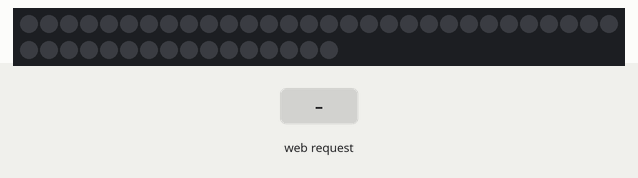
Simulated run of this program. Board: ESP8266 (NodeMCU). Parts: 46 RGB LEDs in strip order, left to right, continuing on the next row. Inputs (shaded band) come from the test bench. WiFi joins after 1.5 s; servers stay silent unless stated; what the program prints to the serial monitor is not drawn.

Above: at 2.7 s.
2.8 s: HTTP request GET /grad1 received
At 3.34 s:
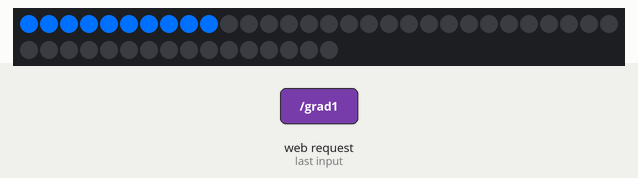
4.7 s: HTTP request GET /form?gora=on received
At 7.4 s:
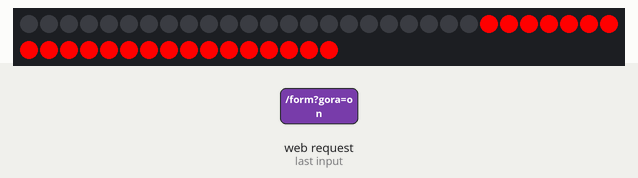
7.7 s: HTTP request GET /blue received
At 8.24 s:
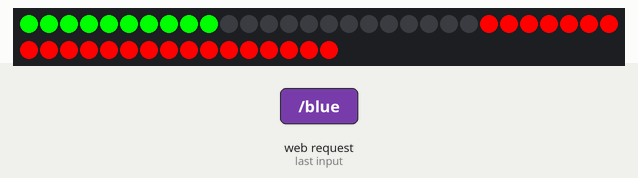
9.6 s: HTTP request GET /form?dol=on received
At 11.7 s:
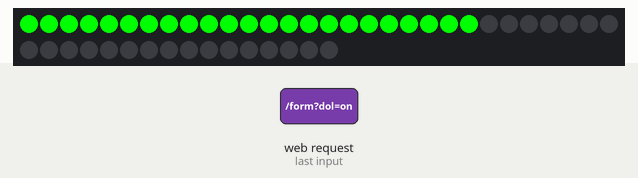
11.9 s: HTTP request GET /grad2 received
At 12.44 s:
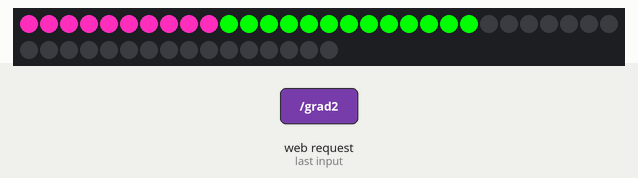
13.8 s: HTTP request GET /red received
At 16.9 s:
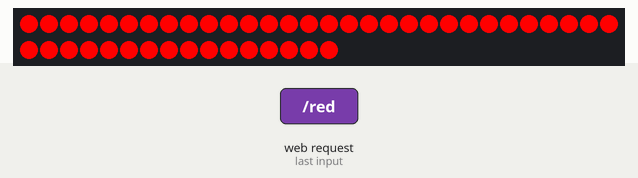

The program:

main.cpp
```cpp
#include <Arduino.h>
#include <ESP8266WiFi.h>
#include <ESP8266WebServer.h>
#include <Adafruit_NeoPixel.h>

#define LED_PIN 5
#define LED_COUNT 46

const char *ssid = "YOUR_SSID";
const char *pass = "YOUR_PASSWORD";

ESP8266WebServer server(80);

unsigned long wait = 1000;
unsigned long now = 0, diff = 0;

uint8_t r = 0;
uint8_t g = 0;
uint8_t b = 0;
long firstPixelHue = 0;
int pixelHue;
bool rainbow_enable = false;
Adafruit_NeoPixel strip(LED_COUNT, LED_PIN, NEO_GRB + NEO_KHZ800);

String header;
String setcolor = "#ffffff";

//Strona główna, wyświetlana po połączeniu się z urządzeniem
const char MAIN_page[] PROGMEM = R"=====(
  <!DOCTYPE HTML>
  <html lang="en">
  <head>
    <meta charset="utf-8" />
    <meta http-equiv="X-UA-Compatible" content="IE=edge,chrome=1" />
    <meta name="viewport" content="width=device-width, initial-scale=1.0">
    <title>LED CONTROLLER</title>
    <link href="https://fonts.googleapis.com/css?family=Lato:400,900&subset=latin-ext" rel="stylesheet">
    <link href="https://fonts.googleapis.com/icon?family=Material+Icons" rel="stylesheet">
    <style>

     body {
      background: linear-gradient(90deg, rgba(232,20,20,1) 0%, rgba(5,255,112,1) 100%);
      }

      button {
      width: 60px;
      height: 60px;
      font-size: 15px;
      margin: 5px;
      border-radius: 30px;
      -webkit-transition-duration: 0.4s; /* Safari */
      transition-duration: 0.2s;
      cursor: pointer;
      text-align: city center;
      font-family: 'Lato', sans-serif;
      font-weight: bold;
      outline:none;
      border: none;
      color:white;  }

      #container {
      max-width: 310px;
      margin: auto;
      margin-top: 100px;
      background-color: #BDB7AA;
      border: 2px solid #AAB0BD;
      border-radius: 15px;
      padding: 5px;
      padding-top: 20px;
      padding-bottom: 20px;
      margin-top: 20px;
      }

      #off {
      background-color: black;
      color: white; }
      #off:hover {
      background-color: white;
      border: 2px solid black;
      color: black; }

      #red {  background-color: #FF191B;  }
      #red:hover {
      background-color: white;
      border: 2px solid #FF191B;
      color: black; }


      #grad1 {  background-image: linear-gradient(0deg, rgba(232,20,20,1) 0%, 		    rgba(0,255,112,1) 100%);  }
      #grad1:hover {
      background-color: white;
      border: 2px solid #FFFFFF;
      color: black; }

      #grad2{background-image:linear-gradient(0deg, rgba(34,193,195,1) 0%, rgba(253,187,45,1) 100%);}
      #grad2:hover {
      background-color: white;
      border: 2px solid #FFFFFF;
      color: black; }

      #grad3{background-image:linear-gradient(0deg, rgba(115,3,192,1) 0%, rgba(236,56,188,1) 100%);}
      #grad3:hover {
      background-color: white;
      border: 2px solid #FFFFFF;
      color: black; }

      #green {  background-color: #288F00;  }
      #green:hover {
      background-color: white;
      border: 2px solid #288F00;
      color: black; }

      #blue { background-color: #122B9C;  }
      #blue:hover {
      background-color: white;
      border: 2px solid #122B9C;
      color: black; }

      #rainbow {
      background-image: linear-gradient(to right, red,orange,yellow,green,blue,indigo,violet);
      animation:slidebg 5s linear infinite;
      font-size: 10px;
      }

    .function {
      background-color: #5A6170;
      font-size: 10px;  }
    .function:hover {
      background-color: white;
      border: 2px solid #5A6170;
      color: black;
      font-size: 10px;  }

      @keyframes slidebg {
  to {
    background-position:10vw;
  }
}
    </style>
  </head>
  <body>
  <div id="container">
    <a href="red"><button id="red">R</button></a>
    <a href="green"><button id="green">G</button></a>
    <a href="blue"><button id="blue">B</button></a>
    <a href="off"><button id="off"><i class="material-icons">lightbulb_outline</i></button></a>
    <div style="clear : both"></div>
    <p>
     <a href="rainbow"><button id="rainbow"></button></a>
    <a href="grad1"><button id="grad1"></button></a>
    <a href="grad2"><button id="grad2"></button></a>
    <a href="grad3"><button id="grad3"> </button></a>
    </p>
    <div style="clear : both"></div>
    <center>
    	<p>
       	<font face="LAto" size="4px" color="#00000">Wybierz kolor z palety:</font>
    	</p>
    	<form method="post" action="/form">
    	<input type="color" name="color" value="#FFFFFF">
    <div style="clear : both">
      <p></p>
    	<input type="checkbox" id="gora" name="gora" checked>
      	<label for="gora">Góra</label>
      	<input type="checkbox" id="dol" name="dol" checked>
      	<label for="dol">Dół</label>
     </div>
    <div style="clear : both"></div>
    <button type="submit" button class="function">USTAW</button>
    </form>
    </center>
    <div style="clear : both"></div>
    <center>
    <p>
     <font face="LAto" size="4px" color="#00000">Wybierz jasność paska:</font>
    </p>
    <form method="post" action="/bright">
    <div class="slidecontainer">
      <input type="range" name="bright" min="1" max="100" value="100" id="bright">
      <button type="submit" button class="function">USTAW</button>
      </div>
      </form>
    </center>
    </div>
  </body>
  </html>
)=====";

//funkcja obsługująca połączenie z siecią Wi-Fi
void ConnectToWifi()
{
  Serial.print("Connecting to: ");
  Serial.println(ssid);
  WiFi.begin(ssid, pass);
  while (WiFi.status() != WL_CONNECTED)
  {
    delay(500);
    Serial.print(".");
  }
  Serial.println("");
  Serial.println("Connected!");
  Serial.print("My IP is: ");
  Serial.println(WiFi.localIP());
}

//ustawienie koloru na całym pasku LED RGB
void colorWipe(uint32_t color, int wait)
{
  rainbow_enable = false;
  for (int i = 0; i < strip.numPixels(); i++)
  {
    strip.setPixelColor(i, color);
    strip.show();
    delay(wait);
  }
}

//uaktywnamy kolor tylko od wybranego piksela (funkcja tylko dla nóg)
void colorWipe(uint32_t color, int pocz, int wait)
{
  //uint32_t zero = strip.Color(0, 0, 0);
  for (int i = pocz; i < (pocz + 23); i++)
  {
    strip.setPixelColor(i, color);
    strip.show();
    delay(wait);
  }
  /*for (int i = pocz; i < strip.numPixels(); i++) { // For each pixel in strip...
    strip.setPixelColor(i, color);         //  Set pixel's color (in RAM)
    strip.show();                          //  Update strip to match
    delay(wait);                           //  Pause for a moment
  }*/
}

//wyświetlenie efektu tęczy
void rainbow()
{
  //for(long firstPixelHue = 0; firstPixelHue < 5*65536; firstPixelHue += 256) {
  if (firstPixelHue < 5 * 65536)
  {
    for (int i = 0; i < strip.numPixels(); i++)
    {
      pixelHue = firstPixelHue + (i * 65536L / strip.numPixels());

      strip.setPixelColor(i, strip.gamma32(strip.ColorHSV(pixelHue)));
    }
    firstPixelHue += 256;
  }
  else
  {
    firstPixelHue = 0;
  }
  strip.show();
  //delay(wait);
}

//wyświetlenie strony głównej
void handleMainPage()
{
  String p = MAIN_page;
  p.replace("@@color@@", setcolor);
  server.send(200, "text/html", p);
}

//wyświetlenie strony, gdy użytkownik wybierze dany kolor paska LED RGB
void handleColor()
{
  setcolor = server.arg("color");
  String gora = server.arg("gora");
  String dol = server.arg("dol");
  Serial.println(setcolor);
  String hexstring = setcolor;
  long color = strtol(&hexstring[1], NULL, 16);
  int r = color >> 16;
  int g = color >> 8 & 0xFF;
  int b = color & 0xFF;
  //mamy cały pasek
  if (gora.equals("on") && dol.equals("on"))
  {
    colorWipe(strip.Color(r, b, g), 50);
    Serial.println("gora i dol");
  }
  //mamy tylko górę
  else if (gora.equals("on"))
  {
    colorWipe(strip.Color(r, b, g), 0, 50);
    Serial.println("tylko gora");
  }
  //tylko dół
  else if (dol.equals("on"))
  {
    colorWipe(strip.Color(r, b, g), 23, 50);
    Serial.println("tylko dol");
  }
  //jak nie wybierzemy nic, funkcja przeładuje stronę

  server.send(200, "text/html", MAIN_page);
}

void handleMessage()
{
  server.send(302, "text/plain", "Updated-- Press Back Button");
}

//Wyświetlenie strony po wybraniu jasności paska LED RGB
void handleBrightness()
{
  String brightness = server.arg("bright");
  int bright = brightness.toInt();
  Serial.println("Brightness = " + brightness);
  bright = map(bright, 0, 100, 0, 255);
  Serial.print("Bright = ");
  Serial.println(bright);
  strip.setBrightness(bright);
  strip.show();
  server.send(200, "text/html", MAIN_page);
}

void handle404Exception()
{
  server.send(404, "text/plain", "Page not found!");
}

//uruchomienie połączenia Wi-Fi, dołączenie obsługi poszczególnych stron hmtl
void setup()
{
  Serial.begin(115200);
  ConnectToWifi();
  server.on("/", handleMainPage);
  server.on("/form", handleColor);
  server.on("/message", handleMessage);
  server.on("/red", []()
            {
              server.send(200, "text/html", MAIN_page);
              colorWipe(strip.Color(255, 0, 0), 50);
            });
  server.on("/green", []()
            {
              server.send(200, "text/html", MAIN_page);
              colorWipe(strip.Color(0, 0, 255), 50);
            });
  server.on("/blue", []()
            {
              server.send(200, "text/html", MAIN_page);
              colorWipe(strip.Color(0, 255, 0), 50);
            });
  server.on("/grad1", []()
            {
              server.send(200, "text/html", MAIN_page);
              colorWipe(strip.Color(0, 112, 255), 0, 50); //góra na zielono
              colorWipe(strip.Color(255, 0, 0), 23, 50);  //dół na czerwono
            });
  server.on("/grad2", []()
            {
              server.send(200, "text/html", MAIN_page);
              colorWipe(strip.Color(253, 45, 187), 0, 50);  //góra na zielono
              colorWipe(strip.Color(34, 195, 193), 23, 50); //dół na czerwono
            });
  server.on("/grad3", []()
            {
              server.send(200, "text/html", MAIN_page);
              colorWipe(strip.Color(236, 188, 56), 0, 50); //góra na zielono
              colorWipe(strip.Color(115, 192, 3), 23, 50); //dół na czerwono
            });
  server.on("/off", []()
            {
              server.send(200, "text/html", MAIN_page);
              colorWipe(strip.Color(0, 0, 0), 1);
            });
  server.on("/rainbow", []()
            {
              server.send(200, "text/html", MAIN_page);
              rainbow_enable = true;
            });
  server.on("/bright", handleBrightness);
  server.onNotFound(handle404Exception);
  server.begin();
  Serial.println("Server started");

  strip.begin();            // INITIALIZE NeoPixel strip object (REQUIRED)
  strip.setBrightness(255); // Set BRIGHTNESS to about 1/5 (max = 255)
  strip.show();             // Turn OFF all pixels ASAP
}

//pętla główna programu
void loop()
{
  server.handleClient();
  if (rainbow_enable)
  {
    now = millis();
    if ((now - diff) > 50)
    {
      diff = now;
      rainbow();
    }
  }
}
```

Measured:
- after the input at 2.8 s, the LEDs: first change at once (image 1 shows a later state)
- after the input at 7.7 s, the LEDs: first change at once (image 3 shows a later state)
- after the input at 9.6 s, the LEDs: first differ from a run without the input after 0.57 s (image 4 shows a later state)
- after the input at 11.9 s, the LEDs: first change at once (image 5 shows a later state)
- after the input at 13.8 s, the LEDs: first differ from a run without the input after 0.57 s (image 6 shows a later state)
